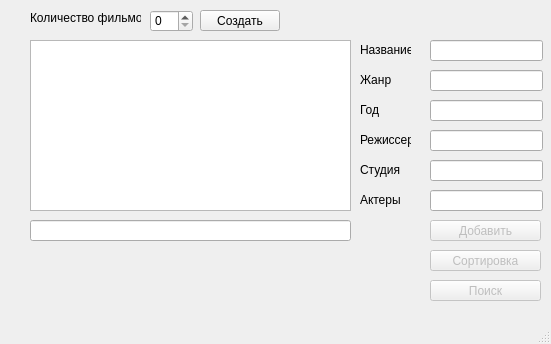
<?xml version="1.0" encoding="UTF-8"?>
<ui version="4.0">
 <class>MainWindow</class>
 <widget class="QMainWindow" name="MainWindow">
  <property name="geometry">
   <rect>
    <x>0</x>
    <y>0</y>
    <width>551</width>
    <height>344</height>
   </rect>
  </property>
  <property name="windowTitle">
   <string>MainWindow</string>
  </property>
  <widget class="QWidget" name="centralWidget">
   <widget class="QTableView" name="tableView">
    <property name="geometry">
     <rect>
      <x>30</x>
      <y>40</y>
      <width>321</width>
      <height>171</height>
     </rect>
    </property>
   </widget>
   <widget class="QPushButton" name="pushButton">
    <property name="geometry">
     <rect>
      <x>200</x>
      <y>10</y>
      <width>80</width>
      <height>21</height>
     </rect>
    </property>
    <property name="text">
     <string>Создать</string>
    </property>
   </widget>
   <widget class="QSpinBox" name="spinBox">
    <property name="geometry">
     <rect>
      <x>150</x>
      <y>10</y>
      <width>43</width>
      <height>22</height>
     </rect>
    </property>
   </widget>
   <widget class="QLabel" name="label">
    <property name="geometry">
     <rect>
      <x>30</x>
      <y>10</y>
      <width>111</width>
      <height>16</height>
     </rect>
    </property>
    <property name="text">
     <string>Количество фильмов</string>
    </property>
   </widget>
   <widget class="QLineEdit" name="lineEdit">
    <property name="geometry">
     <rect>
      <x>430</x>
      <y>40</y>
      <width>113</width>
      <height>21</height>
     </rect>
    </property>
    <property name="text">
     <string> </string>
    </property>
   </widget>
   <widget class="QLabel" name="label_2">
    <property name="geometry">
     <rect>
      <x>360</x>
      <y>40</y>
      <width>51</width>
      <height>20</height>
     </rect>
    </property>
    <property name="text">
     <string>Название</string>
    </property>
   </widget>
   <widget class="QLineEdit" name="lineEdit_2">
    <property name="geometry">
     <rect>
      <x>430</x>
      <y>70</y>
      <width>113</width>
      <height>21</height>
     </rect>
    </property>
    <property name="text">
     <string> </string>
    </property>
   </widget>
   <widget class="QLabel" name="label_3">
    <property name="geometry">
     <rect>
      <x>360</x>
      <y>70</y>
      <width>51</width>
      <height>20</height>
     </rect>
    </property>
    <property name="text">
     <string>Жанр</string>
    </property>
   </widget>
   <widget class="QLineEdit" name="lineEdit_3">
    <property name="geometry">
     <rect>
      <x>430</x>
      <y>100</y>
      <width>113</width>
      <height>21</height>
     </rect>
    </property>
    <property name="text">
     <string> </string>
    </property>
   </widget>
   <widget class="QLabel" name="label_4">
    <property name="geometry">
     <rect>
      <x>360</x>
      <y>130</y>
      <width>51</width>
      <height>20</height>
     </rect>
    </property>
    <property name="text">
     <string>Режиссер</string>
    </property>
   </widget>
   <widget class="QLabel" name="label_5">
    <property name="geometry">
     <rect>
      <x>360</x>
      <y>100</y>
      <width>51</width>
      <height>20</height>
     </rect>
    </property>
    <property name="text">
     <string>Год</string>
    </property>
   </widget>
   <widget class="QLineEdit" name="lineEdit_4">
    <property name="geometry">
     <rect>
      <x>430</x>
      <y>130</y>
      <width>113</width>
      <height>21</height>
     </rect>
    </property>
    <property name="text">
     <string> </string>
    </property>
   </widget>
   <widget class="QLineEdit" name="lineEdit_5">
    <property name="geometry">
     <rect>
      <x>430</x>
      <y>160</y>
      <width>113</width>
      <height>21</height>
     </rect>
    </property>
    <property name="text">
     <string> </string>
    </property>
   </widget>
   <widget class="QLabel" name="label_6">
    <property name="geometry">
     <rect>
      <x>360</x>
      <y>160</y>
      <width>51</width>
      <height>20</height>
     </rect>
    </property>
    <property name="text">
     <string>Студия</string>
    </property>
   </widget>
   <widget class="QPushButton" name="pushButton_2">
    <property name="enabled">
     <bool>false</bool>
    </property>
    <property name="geometry">
     <rect>
      <x>430</x>
      <y>220</y>
      <width>111</width>
      <height>21</height>
     </rect>
    </property>
    <property name="text">
     <string>Добавить</string>
    </property>
   </widget>
   <widget class="QPushButton" name="pushButton_3">
    <property name="enabled">
     <bool>false</bool>
    </property>
    <property name="geometry">
     <rect>
      <x>430</x>
      <y>250</y>
      <width>111</width>
      <height>21</height>
     </rect>
    </property>
    <property name="text">
     <string>Сортировка</string>
    </property>
   </widget>
   <widget class="QPushButton" name="pushButton_4">
    <property name="enabled">
     <bool>false</bool>
    </property>
    <property name="geometry">
     <rect>
      <x>430</x>
      <y>280</y>
      <width>111</width>
      <height>21</height>
     </rect>
    </property>
    <property name="text">
     <string>Поиск</string>
    </property>
   </widget>
   <widget class="QLineEdit" name="lineEdit_6">
    <property name="geometry">
     <rect>
      <x>30</x>
      <y>220</y>
      <width>321</width>
      <height>21</height>
     </rect>
    </property>
   </widget>
   <widget class="QLabel" name="label_7">
    <property name="geometry">
     <rect>
      <x>360</x>
      <y>190</y>
      <width>51</width>
      <height>20</height>
     </rect>
    </property>
    <property name="text">
     <string>Актеры</string>
    </property>
   </widget>
   <widget class="QLineEdit" name="lineEdit_7">
    <property name="geometry">
     <rect>
      <x>430</x>
      <y>190</y>
      <width>113</width>
      <height>21</height>
     </rect>
    </property>
    <property name="text">
     <string> </string>
    </property>
   </widget>
  </widget>
  <widget class="QStatusBar" name="statusBar"/>
 </widget>
 <layoutdefault spacing="6" margin="11"/>
 <resources/>
 <connections/>
</ui>
